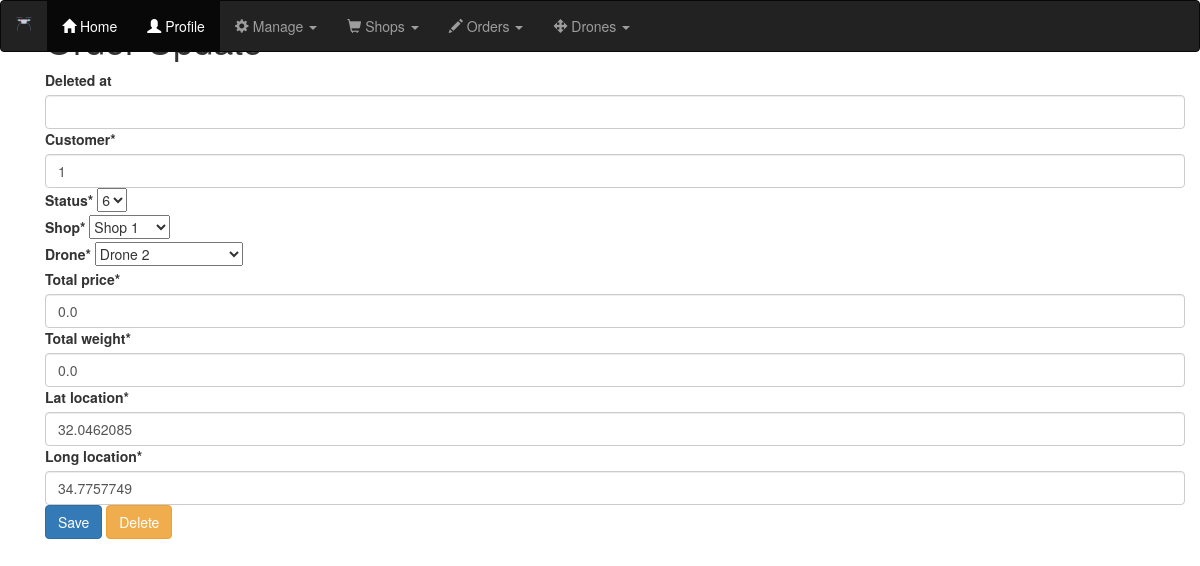
The page /orders/order/115/update on the database its author committed.
### orders/models.py (models this page shows, shortened)
class SoftDeletionModel(models.Model):
    deleted_at = models.DateTimeField(blank=True, null=True)
    objects = SoftDeletionManager()
    all_objects = SoftDeletionManager(alive_only=False)
    class Meta:
        abstract = True

class Order(SoftDeletionModel):
    OrderStatus = (
        ('New',1),          # A new order which was not yet attended
        ('Processing',3),   # An order that is being prepared for shipping
        ('Shipped',4),      # An order which is on its way with a drone
        ('Delievered',5),   # An order which the consumer accepted with the app
        ('Closed',6),       # An order after delievered
        ('Canceled',7),     # Softly deleted order / canceled
    )
    customer = models.IntegerField()
    order_date = models.DateTimeField(auto_now=True)
    status = models.CharField(max_length = 10, choices = OrderStatus, default = 1)
    shop = models.ForeignKey(Shop,on_delete=models.DO_NOTHING)
    drone = models.ForeignKey(Drone,on_delete=models.DO_NOTHING,null=True)
    total_price = models.FloatField(default=0)
    total_weight = models.FloatField(default=0)
    lat_location = models.FloatField(default=0)
    long_location = models.FloatField(default=0)

### orders/views.py (the view, shortened to what this page needs)
# urls.py: path('order/<int:id>/update',OrderUpdateView.as_view(),name='order_update'),
class OrderUpdateView(UpdateView):
    template_name = 'orders/order_update.html'
    form_class = OrderModelForm
    model=Order
    context_object_name = 'order'
    def get_object(self):
        id_ = self.kwargs.get("id")
        return get_object_or_404(Order,id=id_)

### orders/forms.py
class OrderModelForm(forms.ModelForm):
    class Meta:
        model = Order
        fields = '__all__'

### drones/models.py (called while the page is built)
    def __str__(self):
        return self.name

### orders/models.py (called while the page is built)
    def get_queryset(self):
        if self.alive_only:
            return SoftDeletionQuerySet(self.model).filter(deleted_at=None)
        return SoftDeletionQuerySet(self.model)

### shops/models.py (called while the page is built)
    def __str__(self):
        return self.name

### orders/templates/orders/order_update.html (shortened to what this page needs)
<!DOCTYPE html>
{% extends "base.html" %}
{% load crispy_forms_tags %}
{% block content %}
<div class="container">
  <a href="{% url 'orders:order_list' %}" style="align:right; float: right;">Order List</a>
  <h1>Order Update</h1>
  <form method="POST">
    {{ form|crispy }}
    <input class="btn btn-primary" type="submit" value="Save"/>
    <a href="{% url 'orders:order_delete' order.id %}"><button type="button" class="btn btn-warning">Delete</button></a>
  </form>
</div>
{% endblock %}

### rows shown on the page
Order: customer "1", status "6", shop "Shop 1", drone "Drone 2", total_price "0.0", total_weight "0.0", lat_location "32.0462085", long_location "34.7757749"
